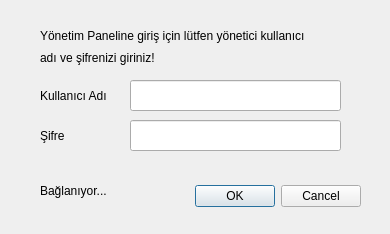
<?xml version="1.0" encoding="UTF-8"?>
<ui version="4.0">
 <class>yonetimlogin</class>
 <widget class="QDialog" name="yonetimlogin">
  <property name="geometry">
   <rect>
    <x>0</x>
    <y>0</y>
    <width>390</width>
    <height>234</height>
   </rect>
  </property>
  <property name="windowTitle">
   <string>Yönetim Paneli Giriş</string>
  </property>
  <widget class="QDialogButtonBox" name="buttonBox">
   <property name="geometry">
    <rect>
     <x>20</x>
     <y>180</y>
     <width>341</width>
     <height>32</height>
    </rect>
   </property>
   <property name="orientation">
    <enum>Qt::Horizontal</enum>
   </property>
   <property name="standardButtons">
    <set>QDialogButtonBox::Cancel|QDialogButtonBox::Ok</set>
   </property>
  </widget>
  <widget class="QLabel" name="label_1">
   <property name="geometry">
    <rect>
     <x>40</x>
     <y>80</y>
     <width>81</width>
     <height>31</height>
    </rect>
   </property>
   <property name="font">
    <font>
     <pointsize>9</pointsize>
     <weight>50</weight>
     <bold>false</bold>
    </font>
   </property>
   <property name="text">
    <string>Kullanıcı Adı</string>
   </property>
  </widget>
  <widget class="QLineEdit" name="lineEdit">
   <property name="geometry">
    <rect>
     <x>130</x>
     <y>80</y>
     <width>211</width>
     <height>31</height>
    </rect>
   </property>
  </widget>
  <widget class="QLabel" name="label_2">
   <property name="geometry">
    <rect>
     <x>40</x>
     <y>120</y>
     <width>81</width>
     <height>31</height>
    </rect>
   </property>
   <property name="font">
    <font>
     <pointsize>9</pointsize>
     <weight>50</weight>
     <bold>false</bold>
    </font>
   </property>
   <property name="text">
    <string>Şifre</string>
   </property>
  </widget>
  <widget class="QLineEdit" name="lineEdit_2">
   <property name="geometry">
    <rect>
     <x>130</x>
     <y>120</y>
     <width>211</width>
     <height>31</height>
    </rect>
   </property>
   <property name="echoMode">
    <enum>QLineEdit::Password</enum>
   </property>
  </widget>
  <widget class="QLabel" name="label_3">
   <property name="geometry">
    <rect>
     <x>40</x>
     <y>20</y>
     <width>351</width>
     <height>31</height>
    </rect>
   </property>
   <property name="font">
    <font>
     <pointsize>9</pointsize>
    </font>
   </property>
   <property name="text">
    <string>Yönetim Paneline giriş için lütfen yönetici kullanıcı </string>
   </property>
  </widget>
  <widget class="QLabel" name="label_4">
   <property name="geometry">
    <rect>
     <x>40</x>
     <y>50</y>
     <width>301</width>
     <height>16</height>
    </rect>
   </property>
   <property name="font">
    <font>
     <pointsize>9</pointsize>
    </font>
   </property>
   <property name="text">
    <string>adı ve şifrenizi giriniz!</string>
   </property>
  </widget>
  <widget class="QLabel" name="label">
   <property name="geometry">
    <rect>
     <x>40</x>
     <y>180</y>
     <width>81</width>
     <height>21</height>
    </rect>
   </property>
   <property name="text">
    <string>Bağlanıyor...</string>
   </property>
  </widget>
 </widget>
 <tabstops>
  <tabstop>lineEdit</tabstop>
  <tabstop>lineEdit_2</tabstop>
 </tabstops>
 <resources/>
 <connections>
  <connection>
   <sender>buttonBox</sender>
   <signal>accepted()</signal>
   <receiver>yonetimlogin</receiver>
   <slot>accept()</slot>
   <hints>
    <hint type="sourcelabel">
     <x>248</x>
     <y>254</y>
    </hint>
    <hint type="destinationlabel">
     <x>157</x>
     <y>274</y>
    </hint>
   </hints>
  </connection>
  <connection>
   <sender>buttonBox</sender>
   <signal>rejected()</signal>
   <receiver>yonetimlogin</receiver>
   <slot>reject()</slot>
   <hints>
    <hint type="sourcelabel">
     <x>316</x>
     <y>260</y>
    </hint>
    <hint type="destinationlabel">
     <x>286</x>
     <y>274</y>
    </hint>
   </hints>
  </connection>
 </connections>
</ui>
